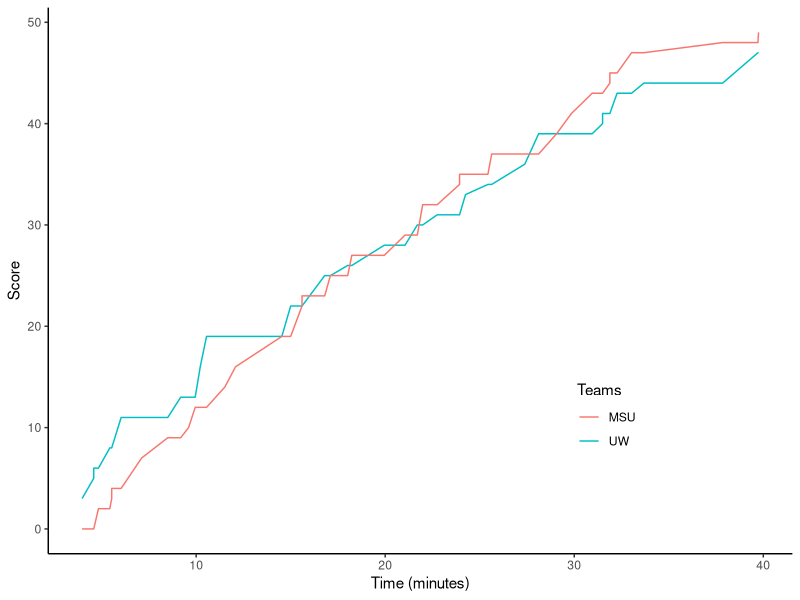

Source code (R):
#Exercise 10
setwd("~/Desktop/Rstudio/-Biocomputing-Exercise10")
read.delim("UWvMSU_1-22-13.txt")-> UWvMSU
#pre-allocation of variables to store the scores and the cumulative for each team seperately 
UW_score<- numeric(length=nrow(UWvMSU))
MSU_score<- numeric(length=nrow(UWvMSU))
UW_cumsum<- numeric(length=nrow(UWvMSU))
MSU_cumsum<- numeric(length=nrow(UWvMSU))
#for loop to create vector with the scores for each team to be used so the cumulative score can be easily used
for(i in 1:nrow(UWvMSU)){
  if(UWvMSU$team[i]=="UW"){
    UW_score[i]<-UWvMSU$score[i]}
  else if(UWvMSU$team[i]=="MSU"){
      MSU_score[i]<-UWvMSU$score[i]}}
#creation of cumulative sums into new vectors for each team. Summing the current score with all the previous ones.
for(i in 1:nrow(UWvMSU)){
  UW_cumsum[i]<-sum(UW_score[1:i])
  MSU_cumsum[i]<-sum(MSU_score[1:i])}
#plot
      #creation of a new data set so it can be graphed
    data.frame(UWvMSU, UW_cumsum, MSU_cumsum)-> UWMSU
    #graph
library(ggplot2)
ggplot(UWMSU, aes(x=time))+
  #each team gets its own line, therefore its own aes
         geom_line(aes(y=UW_cumsum, color="UW"))+
         geom_line(aes(y=MSU_cumsum, color="MSU"))+ 
  #creation of axis titles and repositioning of the legend
  labs(x= "Time (minutes)", y= "Score", color="Teams")+ 
  theme_classic()+
  theme(legend.position = c(.75,.25))
  
##################################################

#2 
#I'm thinking of a number 1-100
  #x= random number: want outside of the custom function so it does not restart every run of the custom function
x<-sample(1:100,1)
  #custom function so the game can be replicated

GuessingGame<- function(y){
  #we want the player to have a maximum of 10 chances 
  maxGuesses<- 10
  #for loop to determine the correct guess
  y=55
  maxGuesses=10
  for(i in 1:maxGuesses){ 
    #if the guess, y, is equal to the random number, x, then we want to print correct
    if(x==y) {
      print("correct!")
      #I want to start the game over if they win so break is used
      break
    }else if(0>=maxGuesses){
      print("You ran out of guesses")
      #I want to start the game over if they run out of guesses so break is used
      break
    }else if(y<x){
      print("higher")
      #if the guess is lower than the random number I want to tell the player to guess higher
      maxGuesses<- maxGuesses-1
      y<- scan(n=1)
    }else if(y>x){ print("lower")
      #if the guess is higher than the random number I want to tell the player to guess lower
      maxGuesses<- maxGuesses-1
      y<- scan(n=1)
    }}}
#player will type GuessingGame() and enter their first guess in the parentheses. From there they will guess up to 9 more times 
  #just guessing the numerical value. Ex. GuessingGame(57) 
  #"lower"
  #1: 45
  #"correct!"
